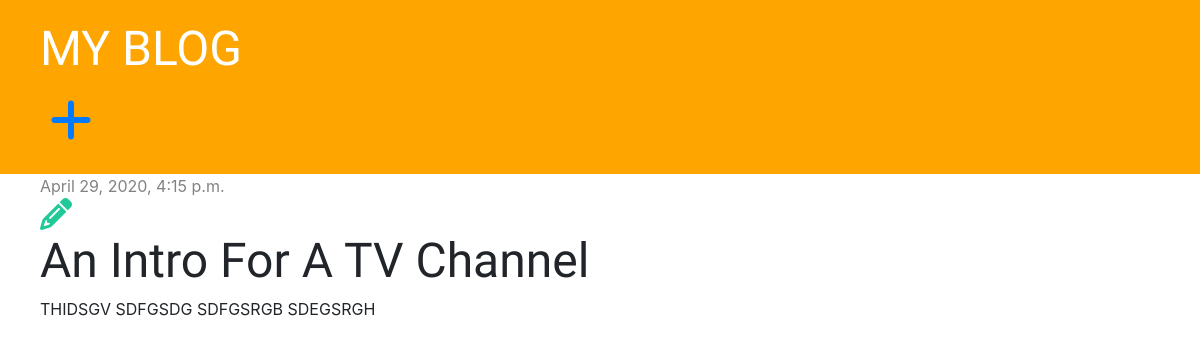
Screenshot of /post/3/ with the database file from the repository.
### bolg/models.py (models this page shows, shortened)
class Post(models.Model):
    author =  models.ForeignKey('auth.User', on_delete=models.CASCADE)
    title = models.CharField(max_length=200)
    text = models.TextField()
    created_date = models.DateTimeField(default=timezone.now)
    published_date = models.DateTimeField(blank=True, null=True)

### bolg/views.py (the view)
# urls.py: path('post/<int:pk>/', views.post_detail, name='post_detail'),
def post_detail(request, pk):
    post = get_object_or_404(Post, pk=pk)
    stuff_for_frontend = {'post':post}
    return render(request, 'bolg/post_detail.html', stuff_for_frontend)

### bolg/templates/bolg/post_detail.html
{% extends 'bolg/base.html' %}
{% block content %}
    <div class="post">
        {% if post.published_date %}
            <div class="date">
                {{ post.published_date }}
            </div>
        {% endif %}
        <a href="{% url 'post_edit' pk=post.pk %}"><i class="fas fa-pencil-alt fa-2x" style="color: #20c997;"></i></a>
        <h1>{{ post.title }}</h1>
        <p>{{ post.text|linebreaksbr }}</p>
    </div>
{% endblock %}

### bolg/static/css/bolg.css (style rules this page uses)
h1, h2, h3, h4 { font-family: 'Tangerine', 'Inconsolata', 'Droid Sans', serif; font-size: 48px; }
.date { color: #828282; }
.post { margin-bottom: 70px; }

### rows the page displays
Post: published_date "April 29, 2020, 4:15 p.m.", title "An Intro For A TV Channel", text "THIDSGV SDFGSDG SDFGSRGB SDEGSRGH"
